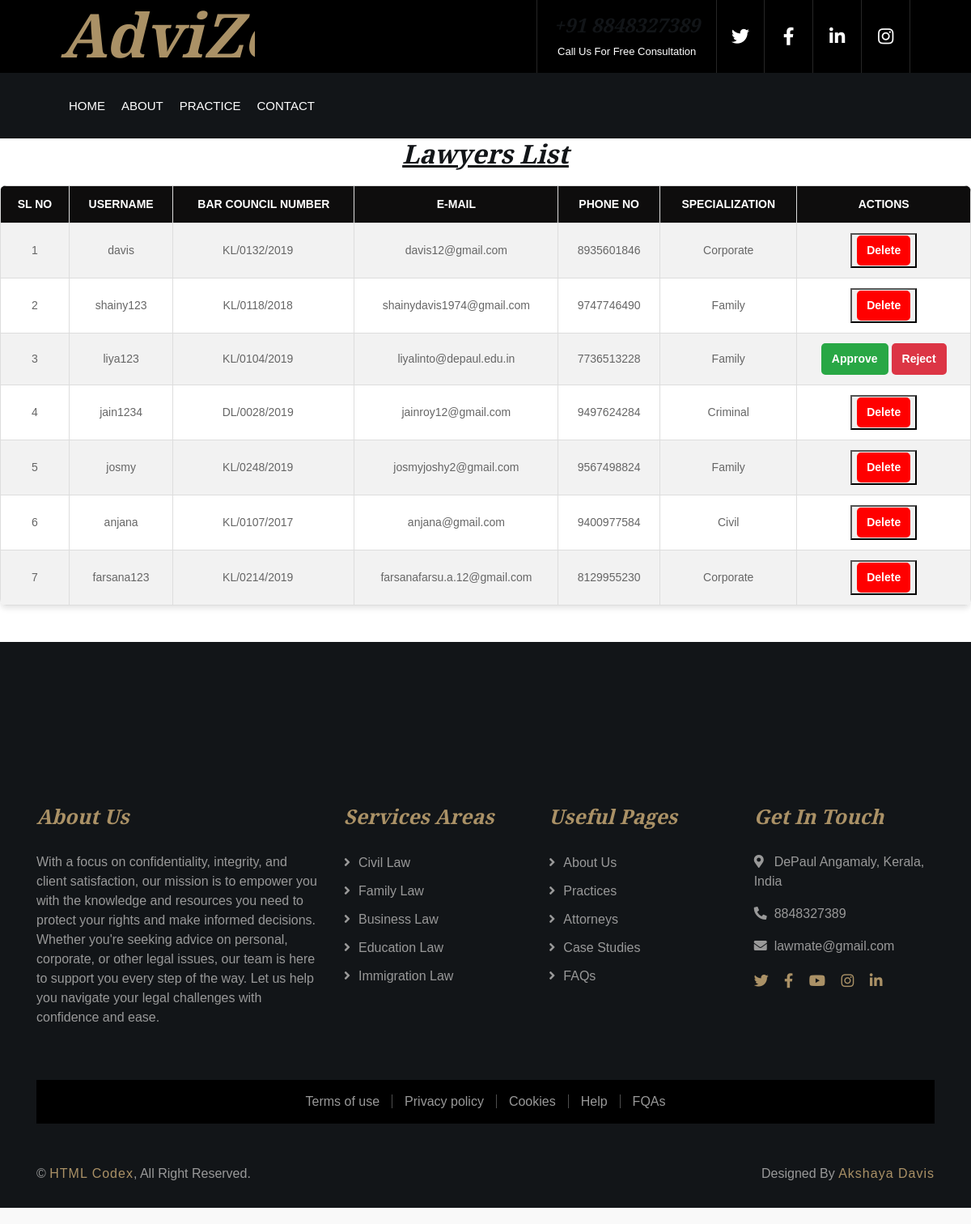
The page /view_lawyer on the database its author committed.
### userapp/models.py (models this page shows)
class Register(AbstractUser):
    usertype = models.CharField(max_length=50, default="admin")
    phone = models.CharField(max_length=15, null=True)  # Changed to CharField
    image = models.ImageField(upload_to='uploads/', null=True)
    barcouncil_number = models.CharField(max_length=15, null=True)
    specialization = models.CharField(max_length=50, null=True)
    address = models.CharField(max_length=100, null=True)
    bio = models.TextField(max_length=1000, null=True)
    qualification = models.CharField(max_length=50, null=True)
    experience = models.CharField(max_length=10, null=True)
    consultation_mode = models.CharField(max_length=50, null=True)
    court_jurisdiction = models.CharField(max_length=50, null=True)
    court_type = models.CharField(max_length=50, null=True)
    place = models.CharField(max_length=50, null=True)
    is_approved = models.BooleanField(default=True)

### userapp/views.py (the view)
# urls.py: path('view_lawyer',views.view_lawyer,name="view_lawyer"),
def view_lawyer(request):
    users=Register.objects.filter(usertype="lawyer")
    return render(request,'lawyers.html',{'users':users})

### userapp/templates/lawyers.html (shortened to what this page needs)
{% load static %}
{% include 'header.html' %}
<link rel="stylesheet" href="{% static 'css/lawyers.css' %}">
<body>
    <h2><center><u>Lawyers List</u></center></h2>
    <table>
        <tr>
            <th>Sl No</th>
            <th>UserName</th>
            <th>Bar Council Number</th>
            <th>E-mail</th>
            <th>Phone NO</th>
            <th>Specialization</th>
            <th>Actions</th>
        </tr>
        {% if users %}
            {% for user in users %}
            <tr>
                <td>{{ forloop.counter }}</td>
                <td>{{ user.username }}</td>
                <td>
                    <span id="barcouncil_number{{ forloop.counter }}">{{ user.barcouncil_number }}</span>
                    <i class="fa-regular fa-clipboard copy-icon" onclick="copyToClipboard('barcouncil_number{{ forloop.counter }}')"></i>
                </td>
                <td>{{ user.email }}</td>
                <td>{{ user.phone }}</td>
                <td>{{ user.specialization }}</td>
                {% if user.is_approved %}
                <td><button><div class="delete-btn"><a href="{% url 'delete_user' user.id %}">Delete</a></div></button></td>
                {% else %}
                <td><a href="{% url 'approve_lawyer' user.id %}" class="btn approve-btn" >Approve</a>
                <a href="{% url 'reject_lawyer' user.id %}" class="btn reject-btn">Reject</a></td>
                {% endif %}
            </tr>
            {% endfor %}
        {% else %}
            <tr>
                <td colspan="7" style="text-align: center;">No users found.</td>
            </tr>
        {% endif %}
    </table>
</body>
</html>
{% include 'footer.html' %}

### userapp/static/css/style.css (style rules this page uses)
body { color: #666666; background: #ffffff; font-family: 'Roboto', sans-serif; font-weight: 400; }
h1, h2, h3, h4, h5, h6 { font-family: 'EB Garamond', serif; font-weight: 600; font-style: italic; color: #121518; }
a { color: #454545; transition: .3s; }

### userapp/static/css/lawyers.css (style rules this page uses)
body { font-family: Arial, sans-serif; background-color: #f9f9f9; margin: 0; padding: 0; }
table { width: 100%; text-align: center; border-collapse: collapse; margin: 20px auto; background-color: #ffffff; box-shadow: 0 4px 6px rgba(0, 0, 0, 0.1); border-radius: 8px; overflow: hidden; }
th, td { padding: 12px 15px; text-align: center; border: 1px solid #dddddd; font-size: 14px; }
th { background-color: #0e0d0d; color: #ffffff; text-transform: uppercase; font-weight: bold; text-align: center; }
td { text-align: center; }
tr:nth-child(even) { background-color: #f2f2f2; }
.delete-btn a { background-color: #ff0000; color: white; padding: 8px 12px; border-radius: 5px; font-size: 14px; font-weight: bold; text-decoration: none; display: inline-block; transition: background 0.3s ease; }
.approve-btn { background-color: #28a745; color: white; padding: 8px 12px; border-radius: 5px; font-size: 14px; font-weight: bold; text-decoration: none; display: inline-block; transition: background 0.3s ease; }
.reject-btn { background-color: #dc3545; color: white; padding: 8px 12px; border-radius: 5px; font-size: 14px; font-weight: bold; text-decoration: none; display: inline-block; transition: background 0.3s ease; }

### rows shown on the page
Register: username "davis", barcouncil_number "KL/0132/2019", email "davis12@gmail.com", phone "8935601846", specialization "Corporate", is_approved "Delete"
Register: username "shainy123", barcouncil_number "KL/0118/2018", email "shainydavis1974@gmail.com", phone "9747746490", specialization "Family", is_approved "Delete"
Register: username "liya123", barcouncil_number "KL/0104/2019", email "liyalinto@depaul.edu.in", phone "7736513228", specialization "Family", is_approved "Approve"
Register: username "jain1234", barcouncil_number "DL/0028/2019", email "jainroy12@gmail.com", phone "9497624284", specialization "Criminal", is_approved "Delete"
Register: username "josmy", barcouncil_number "KL/0248/2019", email "josmyjoshy2@gmail.com", phone "9567498824", specialization "Family", is_approved "Delete"
Register: username "anjana", barcouncil_number "KL/0107/2017", email "anjana@gmail.com", phone "9400977584", specialization "Civil", is_approved "Delete"
Register: username "farsana123", barcouncil_number "KL/0214/2019", email "farsanafarsu.a.12@gmail.com", phone "8129955230", specialization "Corporate", is_approved "Delete"
